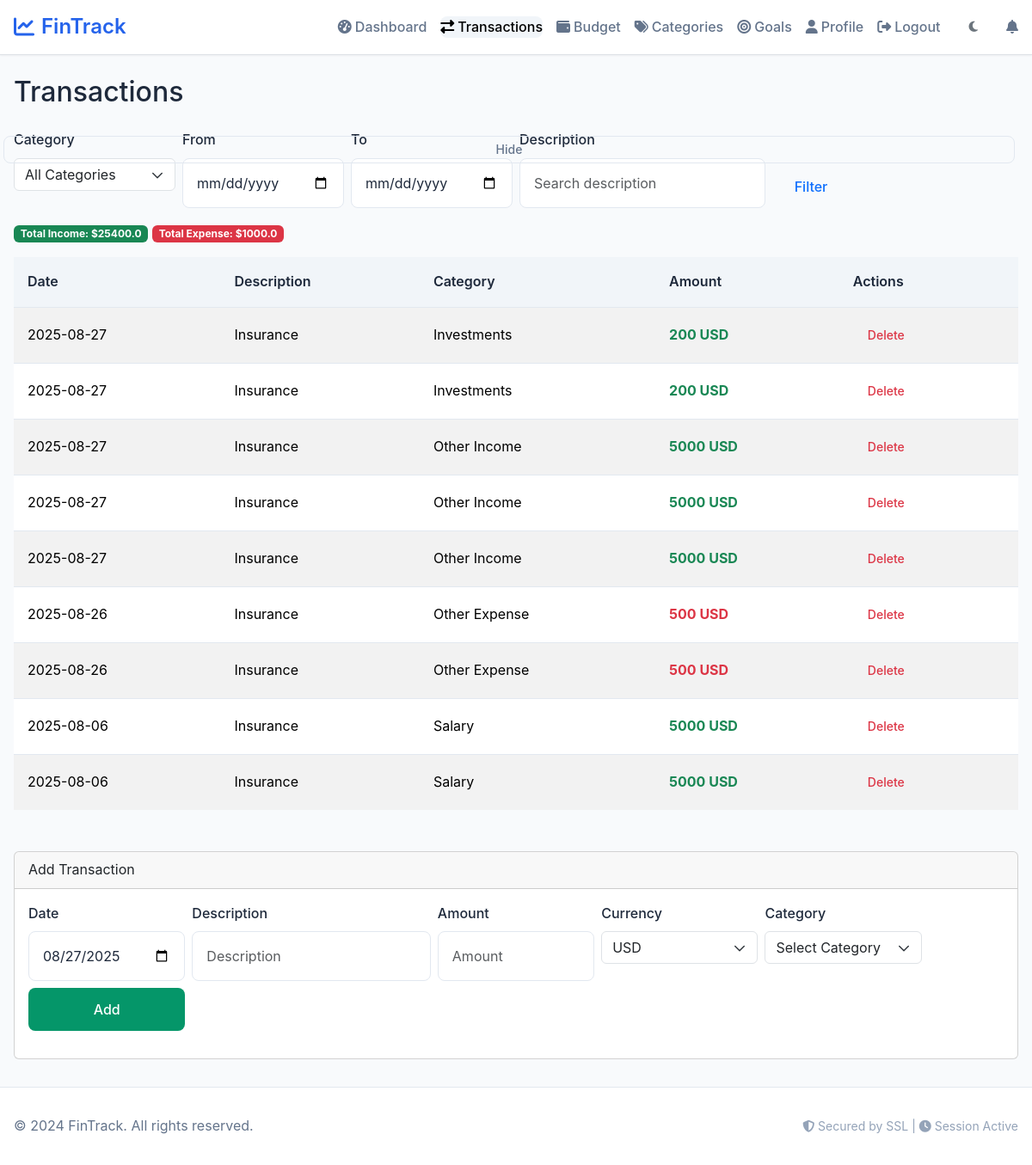
Page /transactions (signed in) on the earlier database version.
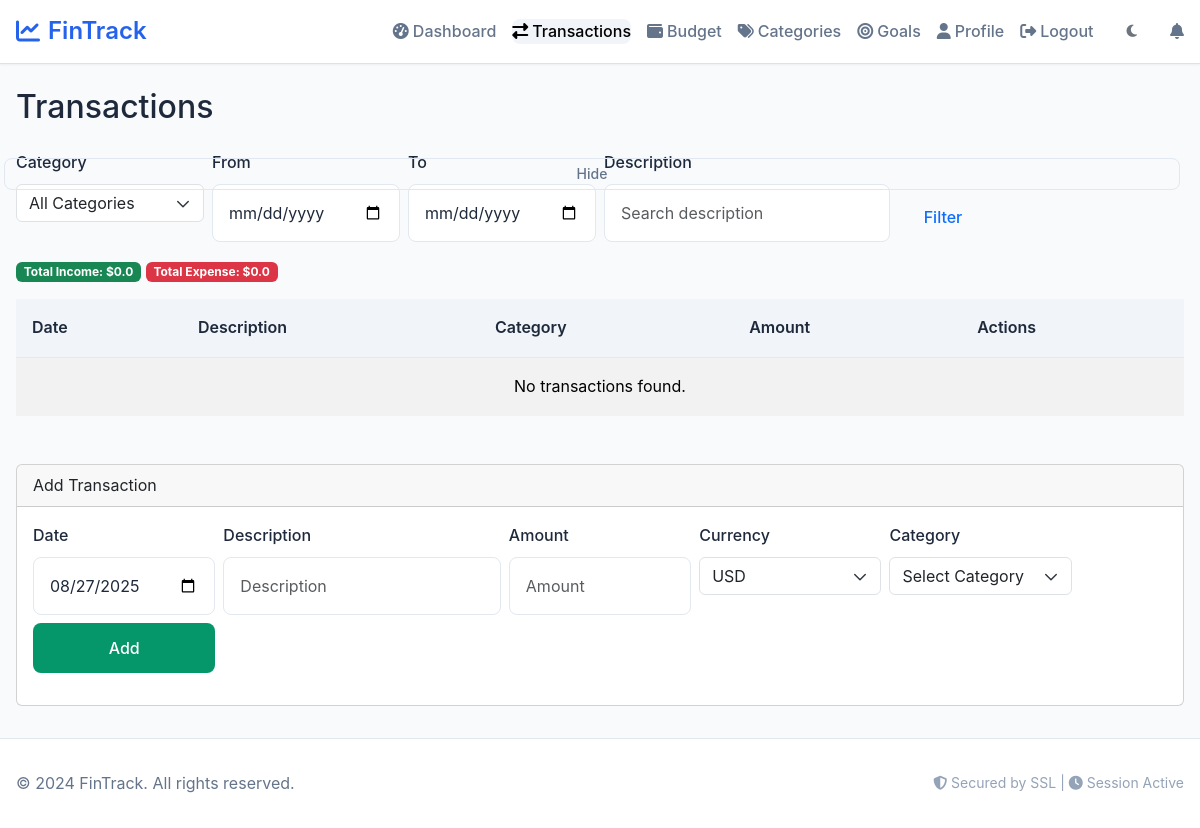
Same page on the later database version.
### tables this page shows
CREATE TABLE transactions (
                id INTEGER PRIMARY KEY AUTOINCREMENT,
                user_id INTEGER NOT NULL,
                category_id INTEGER,
                amount NUMERIC NOT NULL,
                original_amount NUMERIC,
                currency TEXT DEFAULT 'USD',
                exchange_rate NUMERIC DEFAULT 1.0,
                description TEXT,
                date TIMESTAMP NOT NULL DEFAULT CURRENT_TIMESTAMP,
                FOREIGN KEY (user_id) REFERENCES users(id) ON DELETE CASCADE,
                FOREIGN KEY (category_id) REFERENCES categories(id) ON DELETE SET NULL
            );

CREATE TABLE categories (
                id INTEGER PRIMARY KEY AUTOINCREMENT,
                name TEXT NOT NULL UNIQUE,
                type TEXT CHECK(type IN ('income', 'expense')) NOT NULL
            );

CREATE TABLE users (
                id INTEGER PRIMARY KEY AUTOINCREMENT,
                username TEXT NOT NULL UNIQUE,
                email TEXT NOT NULL UNIQUE,
                password_hash TEXT NOT NULL,
                email_verified BOOLEAN DEFAULT FALSE,
                email_verification_token TEXT,
                email_verification_expires TIMESTAMP,
                password_reset_token TEXT,
                password_reset_expires TIMESTAMP,
                google_id TEXT,
                oauth_provider TEXT,
                cash NUMERIC NOT NULL DEFAULT 10000.00,
                theme TEXT DEFAULT 'light',
                preferred_currency TEXT DEFAULT 'USD',
                failed_login_attempts INTEGER DEFAULT 0,
                locked_until TIMESTAMP NULL,
                last_login TIMESTAMP NULL,
                created_at TIMESTAMP DEFAULT CURRENT_TIMESTAMP,
                updated_at TIMESTAMP DEFAULT CURRENT_TIMESTAMP
            );

### app.py (the view)
@app.route("/transactions", methods=["GET"])
@login_required
def transactions():
    if not validate_session():
        return redirect(url_for('login'))
    user_id = session.get('user_id')
    currency_service = CurrencyService(db)
    user_currency = currency_service.get_user_preferred_currency(user_id)
    page = request.args.get('page', 1, type=int)
    per_page = 20
    offset = (page - 1) * per_page
    try:
        category_filter = request.args.get('category', type=int)
        if category_filter and category_filter <= 0:
            category_filter = None
        date_from = request.args.get('from', '').strip()
        date_to = request.args.get('to', '').strip()
        if date_from:
            datetime.strptime(date_from, '%Y-%m-%d')
        if date_to:
            datetime.strptime(date_to, '%Y-%m-%d')
        search = request.args.get('search', '').strip()[:100]
        if search:
            search = search.replace('\\', '\\\\').replace('%', '\\%').replace('_', '\\_')
    except ValueError as e:
        flash('Invalid filter parameters.', 'warning')
        return redirect(url_for('transactions'))
    where = ["t.user_id = ?"]
    params = [user_id]
    if category_filter:
        where.append("t.category_id = ?")
        params.append(category_filter)
    if date_from:
        where.append("DATE(t.date) >= ?")
        params.append(date_from)
    if date_to:
        where.append("DATE(t.date) <= ?")
        params.append(date_to)
    if search:
        where.append("t.description LIKE ? ESCAPE '\\'")
        params.append(f'%{search}%')
    where_clause = " AND ".join(where)
    count_query = f"SELECT COUNT(*) as count FROM transactions t WHERE {where_clause}"
    total_count = db.execute(count_query, *params)[0]['count']
    total_pages = max((total_count + per_page - 1) // per_page, 1)
    if page > total_pages and total_pages > 0:
        page = total_pages
        offset = (page - 1) * per_page
    query = f"""
        SELECT t.*, c.name as category_name, c.type as category_type
        FROM transactions t
        LEFT JOIN categories c ON t.category_id = c.id
        WHERE {where_clause}
        ORDER BY t.date DESC, t.id DESC
        LIMIT ? OFFSET ?
    """
    paginated_params = params + [per_page, offset]
    transactions_list = db.execute(query, *paginated_params)
    if transactions_list and user_currency != 'USD':
        for txn in transactions_list:
            txn_currency = txn.get('currency', 'USD')
            if txn_currency != user_currency:
                try:
                    if txn.get('original_amount') is not None:
                        original_amount = Decimal(str(txn['original_amount']))
                        original_currency = txn_currency
                    else:
                        original_amount = Decimal(str(txn['amount']))
                        original_currency = 'USD'
                    converted_amount = currency_service.convert_amount(
                        abs(original_amount),
                        original_currency,
                        user_currency
                    )
                    if original_amount < 0:
                        converted_amount = -converted_amount
                    txn['display_amount'] = float(converted_amount)
                    txn['display_currency'] = user_currency
                    txn['original_amount'] = float(original_amount)
                    txn['original_currency'] = original_currency
                    if txn.get('exchange_rate') is None:
                        txn['exchange_rate'] = currency_service.fetch_exchange_rate(
                            original_currency, user_currency
                        )
                except Exception as e:
                    logger.warning(f"Failed to convert transaction {txn['id']}: {str(e)}")
                    txn['display_amount'] = txn['amount']
                    txn['display_currency'] = txn_currency
                    txn['original_currency'] = txn_currency
                    txn['exchange_rate'] = 1.0
            else:
                txn['display_amount'] = txn['amount']
                txn['display_currency'] = user_currency
                txn['original_currency'] = user_currency
                txn['exchange_rate'] = 1.0
    else:
        for txn in transactions_list:
            txn['display_amount'] = txn.get('amount', 0)
            txn['display_currency'] = txn.get('currency', 'USD')
            txn['original_currency'] = txn.get('currency', 'USD')
            txn['exchange_rate'] = 1.0
    total_income = Decimal('0')
    total_expense = Decimal('0')
    for txn in transactions_list:
        amount = Decimal(str(txn['display_amount']))
        if txn.get('category_type') == 'income' or amount > 0:
            total_income += abs(amount)
        elif txn.get('category_type') == 'expense' or amount < 0:
            total_expense += abs(amount)
    categories = db.execute("SELECT * FROM categories ORDER BY type, name")
    user_categories = db.execute("""
    SELECT id, name, type, color, icon
    FROM user_categories
    WHERE user_id = ? AND is_active = TRUE
    ORDER BY type, name
""", user_id)
    supported_currencies = CurrencyService.SUPPORTED_CURRENCIES
    return render_template("transactions.html",
        transactions=transactions_list,
        categories=categories,
        total_income=float(total_income),
        total_expense=float(total_expense),
        page=page,
        total_pages=total_pages,
        today_date=datetime.now().strftime('%Y-%m-%d'),
        user_currency=user_currency,
        supported_currencies=supported_currencies,
        user_categories=user_categories,
        filters={
            'category': category_filter,
            'date_from': date_from,
            'date_to': date_to,
            'search': search.replace('\\\\', '\\').replace('\\%', '%').replace('\\_', '_') if search else ''
        })

### templates/transactions.html (shortened to what this page needs)
{% extends "layout.html" %}
{% block content %}
<div class="container mt-4">
    <h2 class="mb-4">Transactions</h2>
    <form id="filter-form" method="get" class="row g-2 mb-3" data-hideable="true" data-id="filters">
        <div class="col-md-2">
            <label for="filter-category" class="form-label">Category</label>
            <select id="filter-category" name="category" class="form-select">
                <option value="" {% if not filters.category %}selected{% endif %}>All Categories</option>
            </select>
        </div>
        <div class="col-md-2">
            <label for="filter-from" class="form-label">From</label>
            <input id="filter-from" type="date" name="from" class="form-control" value="{{ filters.date_from }}">
        </div>
        <div class="col-md-2">
            <label for="filter-to" class="form-label">To</label>
            <input id="filter-to" type="date" name="to" class="form-control" value="{{ filters.date_to }}">
        </div>
        <div class="col-md-3">
            <label for="filter-search" class="form-label">Description</label>
            <input id="filter-search" type="text" name="search" class="form-control" value="{{ filters.search }}" placeholder="Search description">
        </div>
        <div class="col-md-1 d-flex align-items-end">
            <button type="submit" class="btn btn-outline-primary w-100">Filter</button>
        </div>
    </form>
    <div class="mb-3">
        <span class="badge bg-success">Total Income: $<span id="total-income">{{ total_income|round(2) }}</span></span>
        <span class="badge bg-danger">Total Expense: $<span id="total-expense">{{ total_expense|round(2) }}</span></span>
    </div>
    <div class="table-responsive" id="transactions-table-wrapper">
        <table class="table table-striped align-middle" id="transactions-table">
            <thead>
                <tr>
                    <th>Date</th>
                    <th>Description</th>
                    <th>Category</th>
                    <th>Amount</th>
                    <th>Actions</th>
                </tr>
            </thead>
            <tbody id="transactions-body">
                {% for txn in transactions %}
                <tr data-id="{{ txn.id }}">
                    <td>{{ txn.date[:10] }}</td>
                    <td>{{ txn.description|e }}</td>
                    <td>{{ txn.category_name }}</td>
                    <td class="fw-bold {% if txn.amount < 0 %}text-danger{% else %}text-success{% endif %}">
                        {% if txn.display_currency %}
                            {{ txn.amount|abs|round(2) }} {{ txn.display_currency }}
                        {% else %}
                            ${{ txn.amount|abs|round(2) }}
                        {% endif %}
                    </td>
                    <td>
                        <form class="delete-transaction-form d-inline" action="{{ url_for('delete_transaction', transaction_id=txn.id) }}" method="post">
                            <button type="submit" class="btn btn-sm btn-outline-danger">Delete</button>
                        </form>
                    </td>
                </tr>
                {% endfor %}
                {% if transactions|length == 0 %}
                <tr><td colspan="5" class="text-center">No transactions found.</td></tr>
                {% endif %}
            </tbody>
        </table>
    </div>
    <div class="card mt-5">
        <div class="card-header">Add Transaction</div>
        <div class="card-body">
            <form id="add-transaction-form" method="post" action="{{ url_for('add_transaction') }}">
                <div class="row g-2 mb-3">
                    <div class="col-md-2">
                        <label for="add-date" class="form-label">Date</label>
                        <input id="add-date" type="date" name="date" class="form-control" value="{{ today_date }}" required>
                    </div>
                    <div class="col-md-3">
                        <label for="add-description" class="form-label">Description</label>
                        <input id="add-description" type="text" name="description" class="form-control" placeholder="Description" maxlength="500" required>
                    </div>
                    <div class="col-md-2">
                        <label for="add-amount" class="form-label">Amount</label>
                        <input id="add-amount" type="number" step="0.01" name="amount" class="form-control" placeholder="Amount" min="0.01" required>
                    </div>
                <div class="col-md-2">
                    <label for="add-currency" class="form-label">Currency</label>
                    <select id="add-currency" name="currency" class="form-select">
                        <option value="{{ user_currency }}" selected>{{ user_currency }}</option>
                    </select>
                </div>
                    <div class="col-md-2">
                        <label for="add-category" class="form-label">Category</label>
                        <select id="add-category" name="category_id" class="form-select" required>
                            <option value="">Select Category</option>
                        </select>
                    </div>
                    <div class="col-md-2 d-flex align-items-end">
                        <button type="submit" class="btn btn-success w-100">Add</button>
                    </div>
                </div>
            </form>
        </div>
    </div>
</div>
{% endblock %}

Differences in the rows shown:
removed transactions: date "2025-08-27", description "Insurance", category_name "Investments", amount|abs "200", display_currency "USD"
removed transactions: date "2025-08-27", description "Insurance", category_name "Investments", amount|abs "200", display_currency "USD"
removed transactions: date "2025-08-27", description "Insurance", category_name "Other Income", amount|abs "5000", display_currency "USD"
removed transactions: date "2025-08-27", description "Insurance", category_name "Other Income", amount|abs "5000", display_currency "USD"
removed transactions: date "2025-08-27", description "Insurance", category_name "Other Income", amount|abs "5000", display_currency "USD"
removed transactions: date "2025-08-26", description "Insurance", category_name "Other Expense", amount|abs "500", display_currency "USD"
removed transactions: date "2025-08-26", description "Insurance", category_name "Other Expense", amount|abs "500", display_currency "USD"
removed transactions: date "2025-08-06", description "Insurance", category_name "Salary", amount|abs "5000", display_currency "USD"
removed transactions: date "2025-08-06", description "Insurance", category_name "Salary", amount|abs "5000", display_currency "USD"
Other differences:
{{ total_income|round(2) }}: "25400.0" → "0.0"
{{ total_expense|round(2) }}: "1000.0" → "0.0"
text now shown: "No transactions found."
